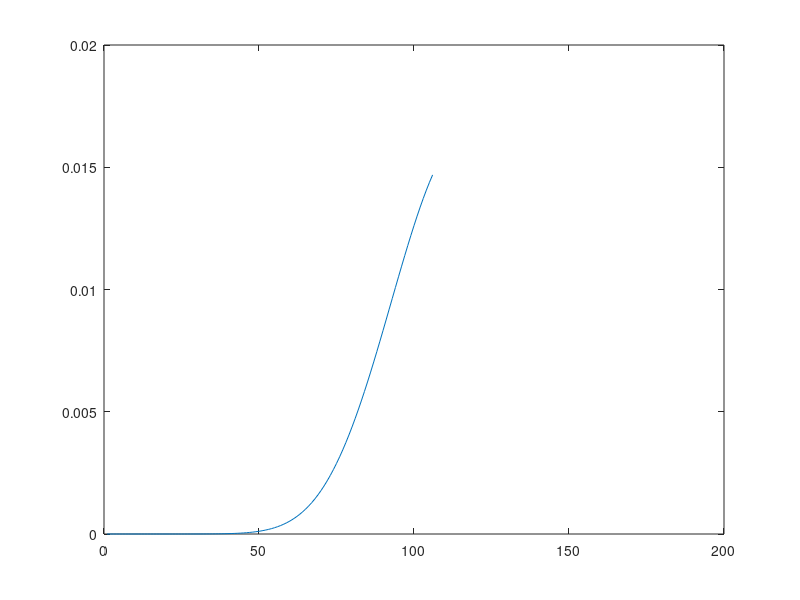

MATLAB code to generate this figure:
N = 200;
mu = 30;
x = (1:1:2e2)';
a =4;

for  lambda = N:-1:1
    P(:, lambda) = exp(-a*lambda)* (a*lambda).^x ./ factorial(x) ...
        * exp(-mu)* mu.^lambda ./ factorial(lambda);
end

p = sum(P, 2);

figure
plot(x, p)